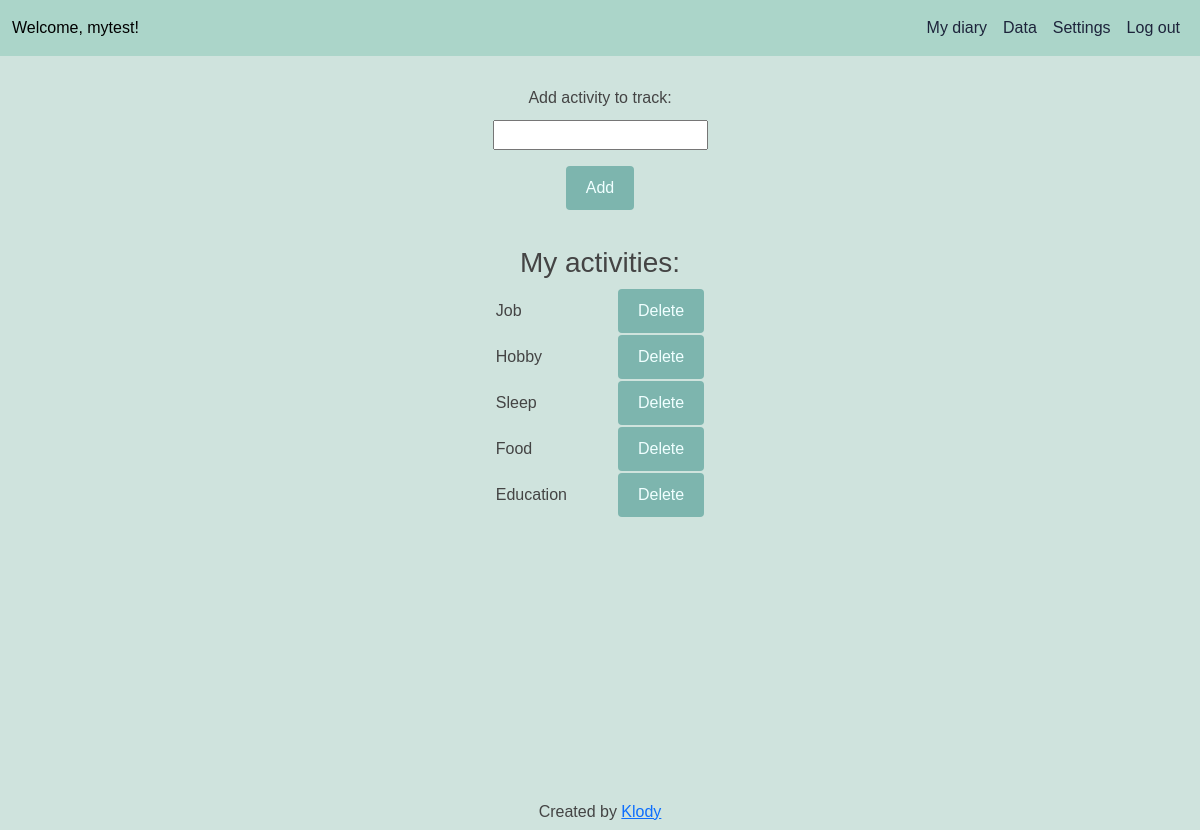
The page /settings (signed in) on the database its author committed.
### tables this page shows
CREATE TABLE users (id INTEGER PRIMARY KEY AUTOINCREMENT NOT NULL, username TEXT NOT NULL, hash TEXT NOT NULL, date DATETIME NOT NULL);

CREATE TABLE activities (user_id INTEGER NOT NULL, activity TEXT NOT NULL);

### app.py (the view)
@app.route("/settings", methods=['GET', 'POST'])
@login_required
def settings():
    if request.method == "POST":
        activity = request.form.get('activity')
        conn = db_conn()
        cur = conn.cursor()
        u_id = cur.execute('SELECT id FROM users WHERE username = ?', [session['username']])
        u_id = cur.fetchone()
        uniq_activities = cur.execute('SELECT activity FROM activities WHERE user_id = ?', [u_id[0]])
        uniq_activities = cur.fetchall()
        num_activities = cur.execute('SELECT COUNT(*) FROM activities WHERE user_id = ?', [u_id[0]])
        num_activities = cur.fetchone()
        if num_activities[0] > 4:
            flash('You have reached maximum amount of trackers.')
            return redirect('/settings'), 302
        for a in uniq_activities:
            act = a[0]
            if activity.lower().strip() == act.lower().strip():
                flash('This activity is already on the list, please select another one.')
                return redirect('/settings'), 302
        cur.execute('INSERT INTO activities (user_id, activity) VALUES (?, ?)', [u_id[0], activity])
        conn.commit()
        return redirect('/settings'), 302
    else:
        if session['username']:
            conn = db_conn()
            cur = conn.cursor()
            u_id = cur.execute('SELECT id FROM users WHERE username = ?', [session['username']])
            u_id = cur.fetchone()
            activities = cur.execute('SELECT activity FROM activities WHERE user_id = ?', [u_id[0]])
            activities = cur.fetchall()
            return render_template('settings.html', activities=activities)
        else:
            redirect ('/error')

### app.py (called while the page is built)
def db_conn():
    conn = None
    try:
        conn = sqlite3.connect('happy.db')
    except sqlite3.error as e:
        print(e)
    return conn

def login_required(f):
    @wraps(f)
    def decorated_function(*args, **kwargs):
        if not session:
            return redirect(url_for('login', next=request.url))
        return f(*args, **kwargs)
    return decorated_function

### templates/settings.html (shortened to what this page needs)
{% extends 'diary.html' %}
{% block main %}
    <form id="add_activity" action="/settings" method="post">
        <label for="activity">Add activity to track: </label>
        <p style="padding-top: 10px;"><input type="text" name="activity" id="activity" autofocus required minlength="2" autocomplete="off"></p>
        <p><button type="submit" class="my-buttons">Add</button></p>
    </form>
    <div id="error-flash" style="margin: auto; padding-top: 20px; text-align: center;">
    </div>
    <div id="my-activities">
        <h3>My activities:</h3>
        {% if activities %}
            <table style="margin: auto;">
            {% for a in activities %}
                <tr>
                    <td style="padding-right: 50px; text-align: left;">
                        {{ a[0] }}
                    </td>
                    <td>
                        <form action="/delete_activity" method="POST">
                            <button type="submit" class="my-buttons">Delete</button>
                        </form>
                    </td>
                <tr>
            {% endfor %}
            </table>
        {% else %}
            <p style="padding-top: 10px;">You haven't added any activities yet. Please use the form above to add the first one!</p>
        {% endif %}
    </div>
{% endblock %}}

### templates/diary.html (shortened to what this page needs)
<!DOCTYPE html>
<html lang="en">
<head>
    <link rel="stylesheet" href="/static/styles.css">
    <link rel="stylesheet" href="https://cdn.jsdelivr.net/npm/bootstrap@5.3.0-alpha1/dist/css/bootstrap.min.css
    ">
</head>
<body>
    <div class="diary">
        <nav class="navbar navbar-expand-lg navbar-dark ms-auto" style="background-color: rgb(171, 213, 201);">
            <div class="container-fluid">
                <p style="align-self: flex-start; margin-top: auto; margin-bottom: auto;">Welcome, {{ session['username'] }}!</p>
            <div class="collapse navbar-collapse" id="navbarNavAltMarkup">
                <div class="navbar-nav ms-auto">
                <a class="nav-link" href="/diary" style="color: rgb(29, 36, 59);">My diary</a>
                <a class="nav-link" href="/data" style="color: rgb(29, 36, 59);">Data</a>
                <a class="nav-link" href="/settings" style="color: rgb(29, 36, 59);">Settings</a>
                <a class="nav-link" href="/logout" style="color: rgb(29, 36, 59);">Log out</a>
                </div>
            </div>
            </div>
        </nav>
        {% block main %}{% endblock %}
        </div>
        <footer>
            <p>Created by <a href="mailto:kdsbox94@gmail.com">Klody</a></p>
          </footer>
</body>
</html>

### static/styles.css (style rules this page uses)
body { position: relative; min-height: 100%; font-family: 'Trebuchet MS', 'Lucida Sans Unicode', 'Lucida Grande', 'Lucida Sans', Arial, sans-serif !important; color: #444 !important; }
.container-fluid { align-items: flex-end; color: black; }
nav { text-align: end; color: #444 !important; }
.navbar-nav { color: #444 !important; }
#navbarNavAltMarkup { color: black !important; }
.diary { background-color: rgb(207, 227, 221); min-height: 100%; position: relative; min-height: 100vh; }
footer { left: 0; width: 100%; text-align: center; padding: auto; background-color: rgb(207, 227, 221); height: 30px; }
#add_activity { padding-top: 30px; text-align: center; }
#my-activities { margin-left: auto; text-align: center; }
.my-buttons { background-color: #7db5ae; font-size: 16px; color: azure; padding: 10px 20px; border-radius: 4px; border: 0px; }

### rows shown on the page
users: username "mytest"
activities: activity "Job"
activities: activity "Hobby"
activities: activity "Sleep"
activities: activity "Food"
activities: activity "Education"
